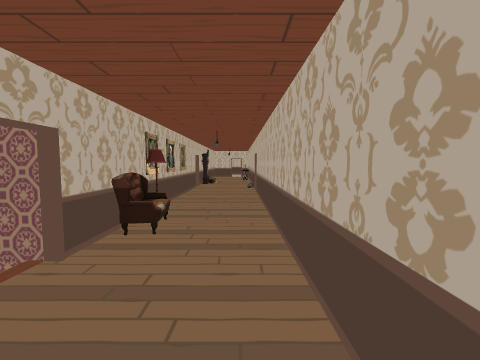
View 1 (above)

22 first-person views from a walk through a scene from a Unity 3-D project. The camera is 1.5 m above the floor, tilts 4° down and sees 90° across. The floor is counted in squares, 1 m on a side. Each view is taken from the middle of a square. On the plan, view 1 faces up. The plan holds only what a view shows up to about 13 squares ahead; the rest is blank. The place goes on beyond the plan. The player is left out. Door leaves are left out, so doorways stand open.

View 2
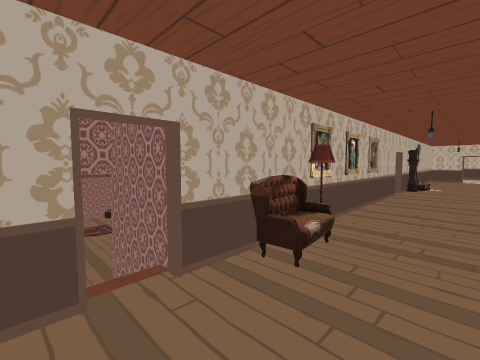

View 3
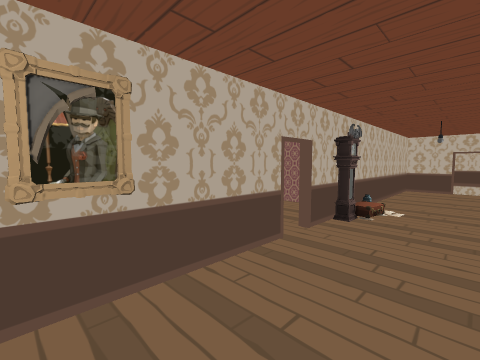

View 4
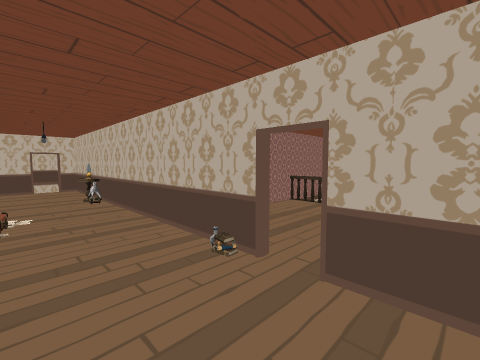

View 5
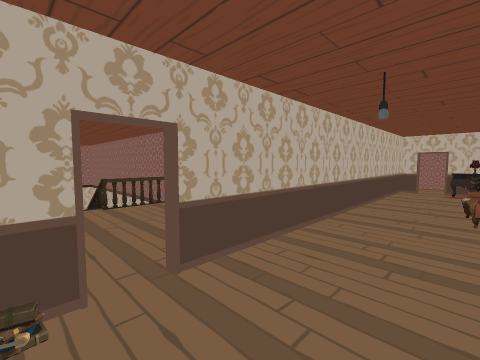

View 6
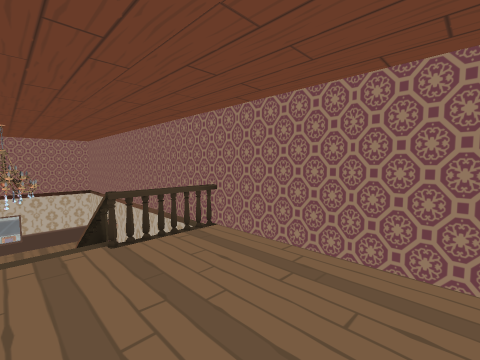

View 7
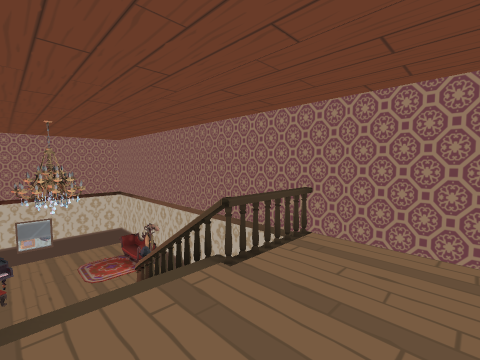

View 8
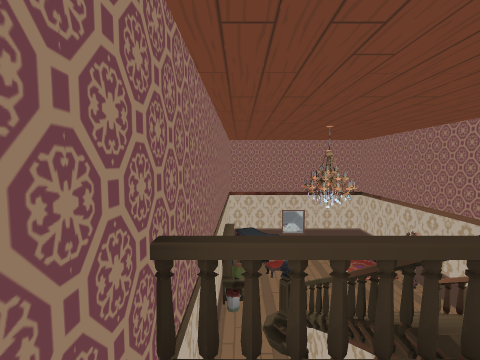

View 9
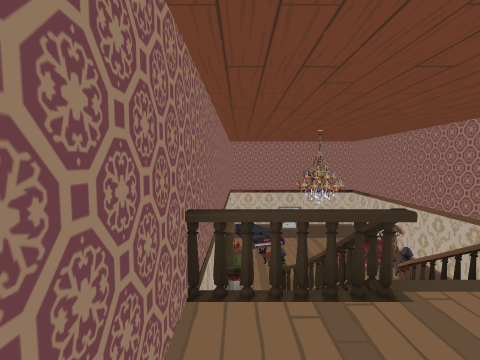

View 10
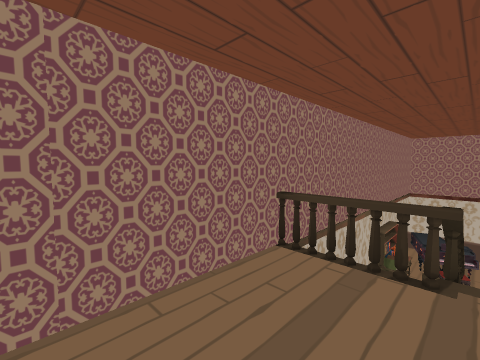

View 11
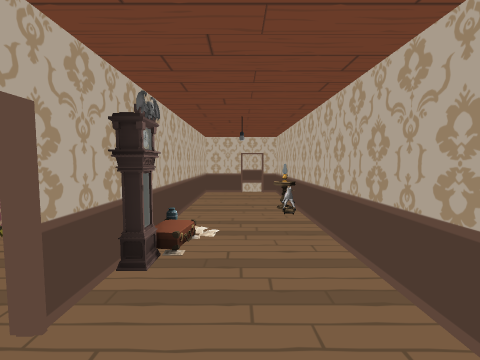

View 12
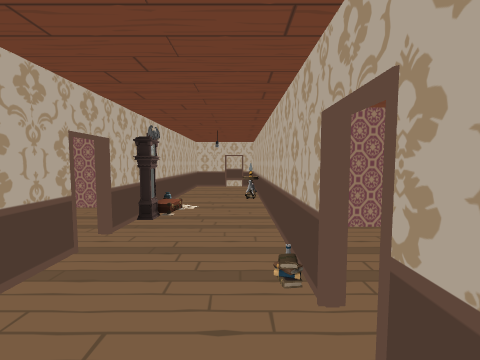

View 13
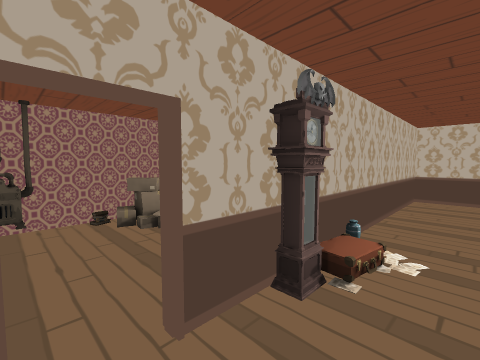

View 14
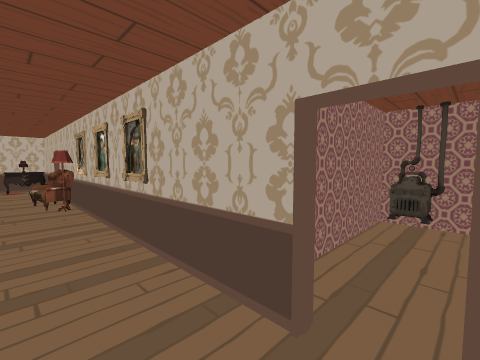

View 15
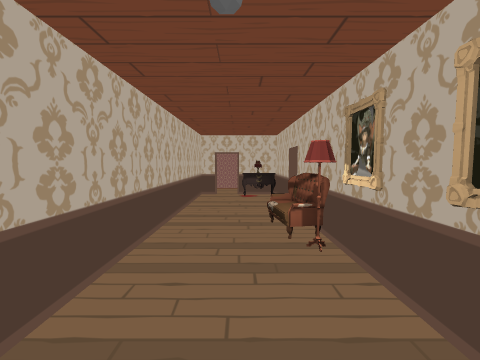

View 16
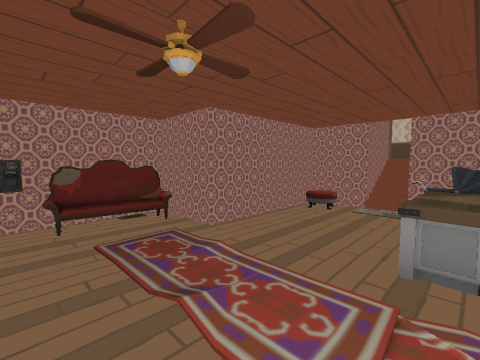

View 17
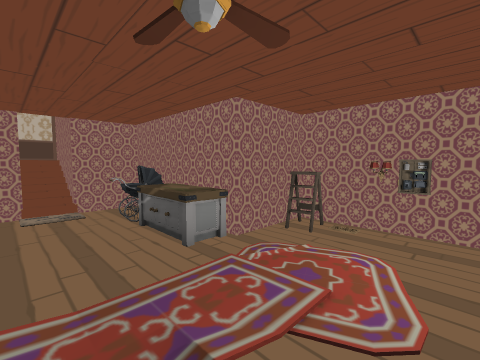

View 18
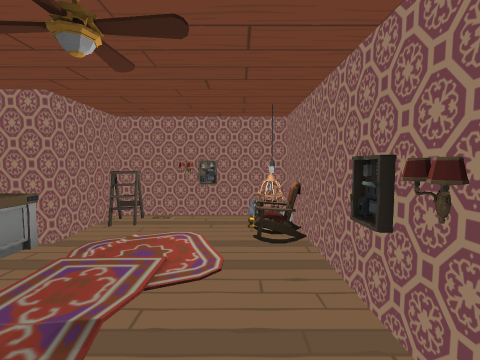

View 19
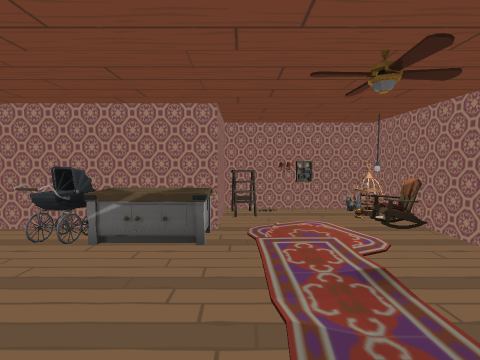

View 20
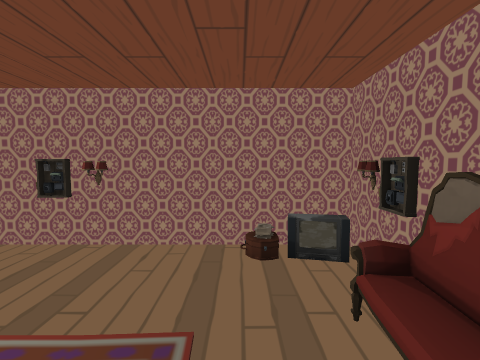

View 21
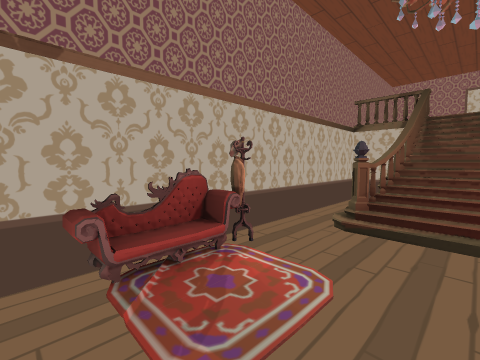

View 22
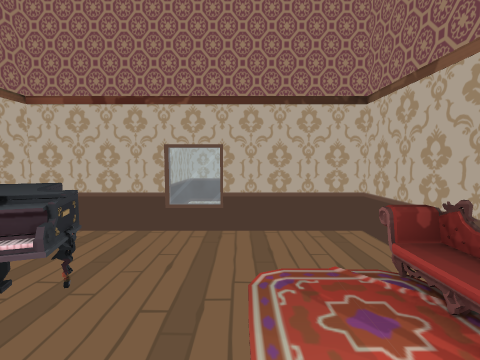

### Floor plan
Key: @ floor where view 1 was taken; # wall or solid block; x gap in a wall; . main floor; - floor 1.5 m lower than the main floor; _ floor 3 m lower than the main floor; / step, stairs or slope; = window, fence, low wall or low ledge; O other object.
Columns run from 15 left of view 1 to 18 right of it. Each row starts with its distance up from view 1.
 27               ###
 26             ###.#
 25             #...#
 24             #...#
 23             #...#
 22             #.OO#
 21             #..O#
 20             #...#
 19          ####...#
 18        #  ..#O..#
 17        ##...#...#######
 16        #....x...#.....=  __OOO####
 15        OO . #...#.....=  ##___OOO#
 14        ######...#.....##=#=___OO_#
 13             #........./////______=
 12             #...#.....##==/______#
 11             #...#.....=  ##___ __#
 10             #...#.....=______O O_#
  9             #...###############O##
  8 ######      #...#
  7 O-# O#      #O..#
  6 #----###### #O..#
  5 #-OO----- # ##..#
  4 #-OO------###...#
  3 #-OO------//....#
  2 #-OO-OOOO-###...#
  1 O-OOOOOOO-# #...#
  0 #OOO-###### #OO@#
 -1 OOO O#      ## ##
 -2 ######

Where each view was taken, in squares from view 1:
view 1: 0 up, 0 right, facing up
view 2: 2 up, 0 right, facing up-left
view 3: 11 up, 0 right, facing up-left
view 4: 11 up, 2 left, facing up-right
view 5: 14 up, 2 left, facing down-right
view 6: 13 up, 2 right, facing down-right
view 7: 14 up, 4 right, facing down-right
view 8: 16 up, 5 right, facing right
view 9: 16 up, 4 right, facing right
view 10: 14 up, 3 right, facing up-right
view 11: 14 up, 1 left, facing up
view 12: 11 up, 0 right, facing up
view 13: 15 up, 1 left, facing up-left
view 14: 16 up, 1 left, facing down-left
view 15: 11 up, 1 left, facing down
view 16: 1 up, 14 left, facing up-right
view 17: 4 up, 14 left, facing down-right
view 18: 5 up, 14 left, facing down
view 19: 6 up, 11 left, facing down
view 20: 6 up, 11 left, facing left
view 21: 13 up, 17 right, facing down-left
view 22: 12 up, 13 right, facing right
